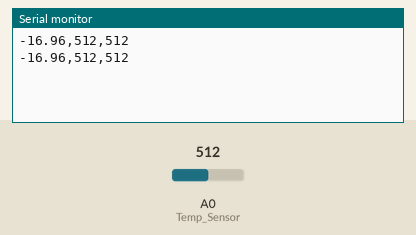
Bench run of a sketch on a simulated Arduino Uno, built with avr-gcc and run on an emulated ATmega328P. Shown: the last lines printed to the serial monitor. Inputs (shaded band) come from the test bench; at power-on: A0 (Temp_Sensor) = 512.

Above: at 1.8 s.
1.9 s: A0 (Temp_Sensor) set to 716
At 2.5 s:
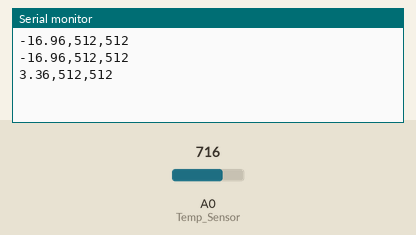
3.4 s: A0 (Temp_Sensor) set to 900
At 4.8 s:
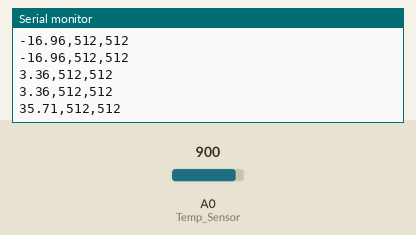
Timing chart, 0 to 6.4 s (numbered marks = the images above; inputs shaded):
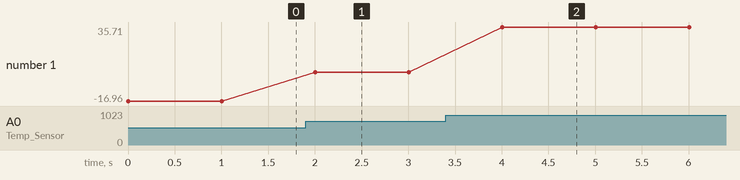

The sketch:

temperature_3.ino
```cpp
#include <math.h>

int Temp_Sensor = A0;
int Sensor_val;

// B값 공식 (모듈용 안정 버전)
double getTemperature(int adcValue) {
  if (adcValue <= 0 || adcValue >= 1023) return -273.15; // 0이나 1023일 때 연산 오류 방지

  double resistance = (1023.0 / adcValue - 1.0);

  double temp;
  temp = resistance;
  temp = log(temp);
  temp /= 3950.0;    // B값 (NTC 서미스터 표준)
  temp += 1.0 / (25.0 + 273.15);
  temp = 1.0 / temp;
  temp -= 273.15;

  return temp;
}

void setup(){
  Serial.begin(9600); // app.py와 속도 맞추기
}

void loop(){
  Sensor_val = analogRead(Temp_Sensor);

  double tempC = getTemperature(Sensor_val);

  // 🔥 보정값
  tempC = tempC - 42.0;

  // --- 서버 송신 ---
  Serial.print(tempC, 2);
  Serial.print(",");
  Serial.print(512);
  Serial.print(",");
  Serial.println(512);

  delay(1000);
}
```

Measured:
- after the input at 1.9 s, the serial monitor: prints a new line after 0.10 s (image 1)
- after the input at 3.4 s, the serial monitor: prints a new line after 0.61 s (image 2)
- plotted number 1: -16.96 → 3.36 after the input at 1.9 s, 3.36 → 35.71 after the input at 3.4 s
